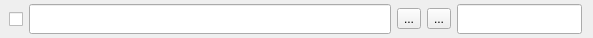
<?xml version="1.0" encoding="UTF-8"?>
<ui version="4.0">
 <class>ImageChooser</class>
 <widget class="QWidget" name="ImageChooser">
  <property name="geometry">
   <rect>
    <x>0</x>
    <y>0</y>
    <width>593</width>
    <height>38</height>
   </rect>
  </property>
  <property name="windowTitle">
   <string>Form</string>
  </property>
  <layout class="QHBoxLayout" name="horizontalLayout">
   <property name="spacing">
    <number>6</number>
   </property>
   <property name="leftMargin">
    <number>9</number>
   </property>
   <property name="topMargin">
    <number>0</number>
   </property>
   <property name="bottomMargin">
    <number>0</number>
   </property>
   <item>
    <widget class="QCheckBox" name="checkBox">
     <property name="minimumSize">
      <size>
       <width>0</width>
       <height>38</height>
      </size>
     </property>
     <property name="text">
      <string/>
     </property>
    </widget>
   </item>
   <item>
    <widget class="ImageLineEdit" name="lineEditFile">
     <property name="minimumSize">
      <size>
       <width>160</width>
       <height>30</height>
      </size>
     </property>
     <property name="maximumSize">
      <size>
       <width>16777215</width>
       <height>30</height>
      </size>
     </property>
     <property name="font">
      <font>
       <pointsize>10</pointsize>
      </font>
     </property>
    </widget>
   </item>
   <item>
    <widget class="QToolButton" name="toolButton">
     <property name="text">
      <string>...</string>
     </property>
     <property name="icon">
      <iconset resource="resource.qrc">
       <normaloff>:/images/res/images/light/appbar.folder.open.png</normaloff>:/images/res/images/light/appbar.folder.open.png</iconset>
     </property>
     <property name="iconSize">
      <size>
       <width>24</width>
       <height>24</height>
      </size>
     </property>
    </widget>
   </item>
   <item>
    <widget class="QToolButton" name="infoBtn">
     <property name="toolTip">
      <string>Dump headers from an application image</string>
     </property>
     <property name="statusTip">
      <string>Dump headers from an application image</string>
     </property>
     <property name="whatsThis">
      <string>Dump headers from an application image</string>
     </property>
     <property name="text">
      <string>...</string>
     </property>
     <property name="icon">
      <iconset resource="resource.qrc">
       <normaloff>:/images/res/images/light/appbar.information.png</normaloff>:/images/res/images/light/appbar.information.png</iconset>
     </property>
     <property name="iconSize">
      <size>
       <width>24</width>
       <height>24</height>
      </size>
     </property>
    </widget>
   </item>
   <item>
    <widget class="HexLineEdit" name="lineEditOffset">
     <property name="sizePolicy">
      <sizepolicy hsizetype="Fixed" vsizetype="Fixed">
       <horstretch>0</horstretch>
       <verstretch>0</verstretch>
      </sizepolicy>
     </property>
     <property name="minimumSize">
      <size>
       <width>0</width>
       <height>30</height>
      </size>
     </property>
     <property name="maximumSize">
      <size>
       <width>16777215</width>
       <height>30</height>
      </size>
     </property>
     <property name="font">
      <font>
       <pointsize>10</pointsize>
      </font>
     </property>
     <property name="clearButtonEnabled">
      <bool>true</bool>
     </property>
    </widget>
   </item>
  </layout>
 </widget>
 <customwidgets>
  <customwidget>
   <class>HexLineEdit</class>
   <extends>QLineEdit</extends>
   <header>hexlineedit.h</header>
  </customwidget>
  <customwidget>
   <class>ImageLineEdit</class>
   <extends>QLineEdit</extends>
   <header>imagelineedit.h</header>
  </customwidget>
 </customwidgets>
 <resources>
  <include location="resource.qrc"/>
 </resources>
 <connections/>
</ui>
